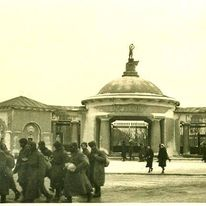
#> input picture Photos/2.jpg, 206 x 206 px
$ python rescale.py
#> lines starting #> are read from the running program, lines starting #| are printed output that depends on the picture
#> further down, img is the input picture: shape (206, 206, 3); mean B, G, R 153.3, 189.8, 189.8
import cv2 as cv

def rescaleFrame(frame, scale=0.75):
#> called with scale = 3
    width = int(frame.shape[1] * scale)
#> width = 618
    height = int(frame.shape[0] * scale)
#> height = 618
    dimensions = (width, height)
#> dimensions = (618, 618)
    return cv.resize(frame, dimensions, interpolation=cv.INTER_AREA)
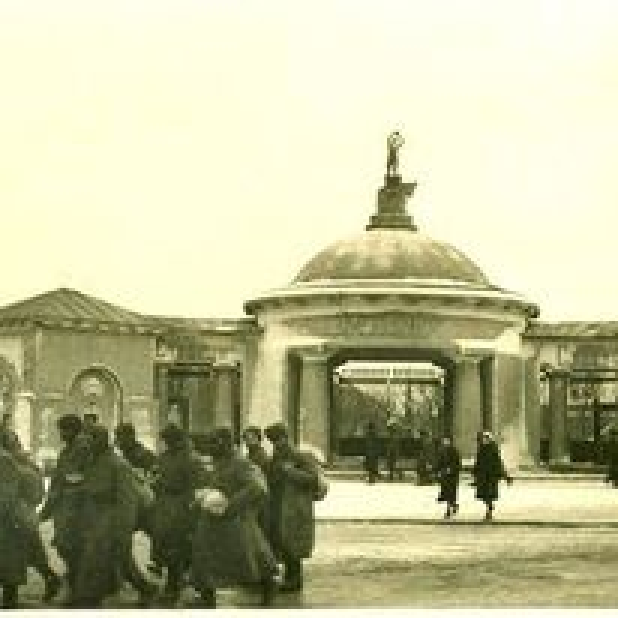
#> returned value: shape (618, 618, 3); mean of channels 0, 1, 2 153.3, 189.8, 189.8; drawn as B, G, R


# Reading images
img = cv.imread('Photos/2.jpg')
named_window = 'Kharkiv'
cv.namedWindow(named_window)
cv.moveWindow(named_window, 100, 100)
cv.imshow(named_window, rescaleFrame(img, 3.0))

cv.waitKey(0)
cv.destroyAllWindows()

$ run again, with Photos/1.jpg copied over Photos/2.jpg
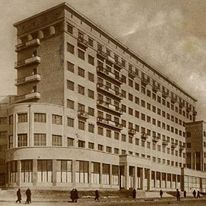
#> input picture Photos/1.jpg, 206 x 206 px
#> img is the input picture: shape (206, 206, 3); mean B, G, R 91.4, 119.3, 140.5
#> in rescaleFrame, `return cv.resize(frame, dimensions, interpolation=cv.INTER_AREA)`:
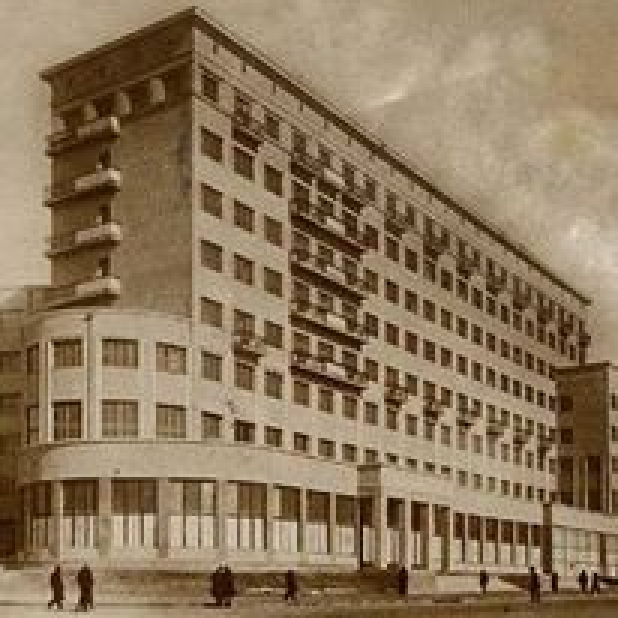
#> returned value: shape (618, 618, 3); mean of channels 0, 1, 2 91.4, 119.3, 140.5; drawn as B, G, R
